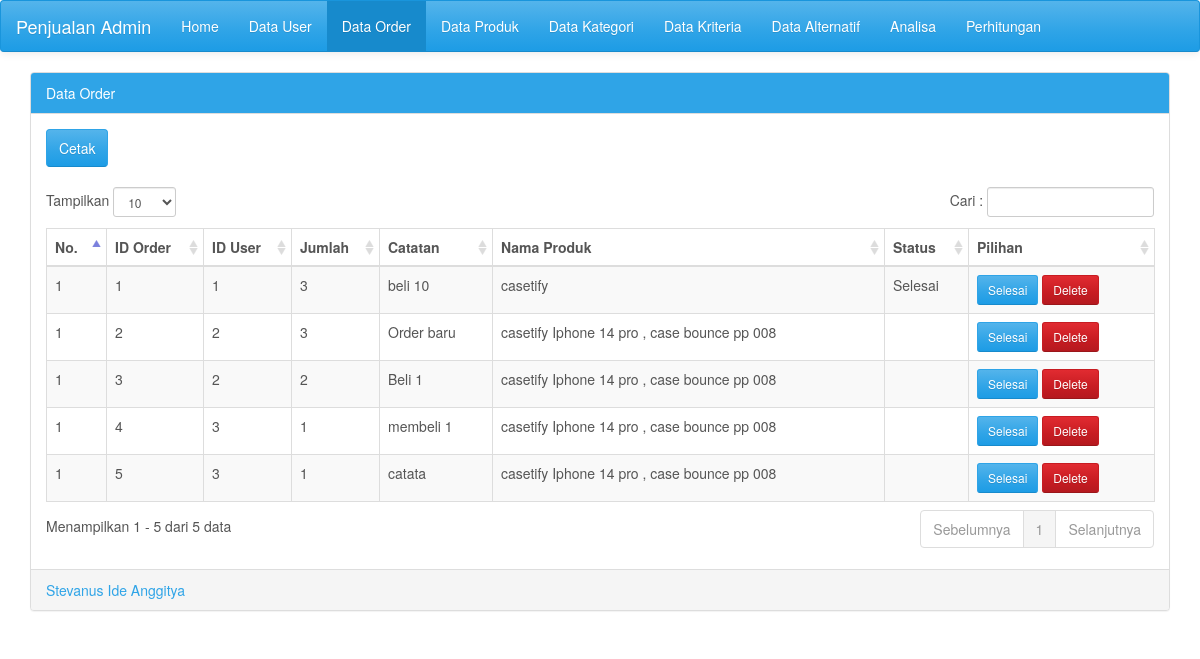
The app's page /order.php with its own data.
### tables this page shows
CREATE TABLE `tbl_order` (
  `id_order` int(20) NOT NULL,
  `id_user` varchar(100) NOT NULL,
  `jumlah` int(100) NOT NULL,
  `catatan` text NOT NULL,
  `nama_produk` text NOT NULL,
  `Status` varchar(100) NOT NULL
);

### order.php (the view, shortened to what this page needs)
<!DOCTYPE html>
<html lang="en"><head><meta http-equiv="Content-Type" content="text/html; charset=UTF-8">
	<link href="ui/css/cerulean.min.css" rel="stylesheet">
	<link rel="stylesheet" type="text/css" href="ui/css/datatables/dataTables.bootstrap.css">
  </head>
  <body>
      <nav class="navbar navbar-default">
        <div class="container-fluid">
          <div class="navbar-header">
            <a class="navbar-brand" href="#"><?php echo $_SESSION['judul'];?></a>
          </div>
          <div id="navbar" class="navbar-collapse collapse">
            <ul class="nav navbar-nav">
              <li><a href="index.php">Home</a></li>
			  <li><a href="user.php">Data User</a></li>
              <li class="active"><a href="#">Data Order</a></li>
              <li><a href="produk.php">Data Produk</a></li>
              <li><a href="kategori.php">Data Kategori</a></li>
              <li><a href="kriteria.php">Data Kriteria</a></li>
              <li><a href="alternatif.php">Data Alternatif</a></li>
			  <li><a href="analisa.php">Analisa</a></li>
              <li><a href="perhitungan.php">Perhitungan</a></li>
			</ul>
          </div>
        </div>
      </nav>
		<div class="container">
      <div class="panel panel-primary">
		  <div class="panel-heading">Data Order</div>
		  <div class="panel-body table-responsive">
			<a class='btn btn-primary' href='report-order.php'> Cetak</a><br /><br />
			<table id="example" class="table table-striped table-bordered table-hover" cellspacing="0" width="100%">
			<thead>
				<tr>
					<th>No.</th>
                    <th>ID Order</th>
                    <th>ID User</th>
				          	<th>Jumlah</th>
                    <th>Catatan</th>
					          <th>Nama Produk</th>
                    <th>Status</th>
					<th>Pilihan</th>
				</tr>
			</thead>
			<tbody>
            <?php
            $no = 1;
                include 'configdb.php';
                    $view = mysqli_query($mysqli, "SELECT * FROM tbl_order");
                        while ($rows = mysqli_fetch_array($view)) { ?>
                            <tr>
                                <td><?php echo $no; ?></td>
                                <td><?php echo $rows['id_order'] ;?></td>
                                <td><?php echo $rows['id_user'] ;?></td>
                                <td><?php echo $rows['jumlah'] ;?></td>
                                <td><?php echo $rows['catatan'] ;?></td>
                                <td><?php echo $rows['nama_produk'] ;?></td>
                                <td><?php echo $rows['Status'] ;?></td>
                                <td>
                                <a href="edit-order.php?id=<?php echo $rows['id_order'];?>" class="btn btn-primary btn-sm"><i class="fa fa-pencil"></i> Selesai</a>
								<a href="?id_del=<?php echo $rows['id_order'];?>" onClick="return confirm('Menghapus data ke-<?php echo $i-1;?> Alternatif <?php echo $row['alternatif'];?> ?');" class="btn btn-danger btn-sm"><i class="fa fa-times"></i> Delete</a></td>
    </tr>
<?php }
?>
			</tbody>
			</table>
		  </div>
		  <div class="panel-footer text-primary"><?php echo $_SESSION['by'];?><div class="pull-right"></div></div>
		</div>
    </div>
</body></html>

### records on screen
tbl_order: id_order "1", id_user "1", jumlah "3", catatan "beli 10", nama_produk "casetify", Status "Selesai"
tbl_order: id_order "2", id_user "2", jumlah "3", catatan "Order baru", nama_produk "casetify Iphone 14 pro , case bounce pp 008"
tbl_order: id_order "3", id_user "2", jumlah "2", catatan "Beli 1", nama_produk "casetify Iphone 14 pro , case bounce pp 008"
tbl_order: id_order "4", id_user "3", jumlah "1", catatan "membeli 1", nama_produk "casetify Iphone 14 pro , case bounce pp 008"
tbl_order: id_order "5", id_user "3", jumlah "1", catatan "catata", nama_produk "casetify Iphone 14 pro , case bounce pp 008"

### other values on screen
$_SESSION['judul'] "Penjualan Admin"
$_SESSION['by'] "Stevanus Ide Anggitya"
